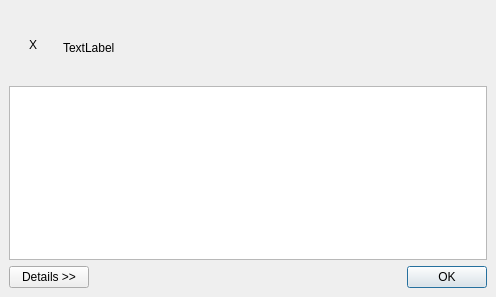
<?xml version="1.0" encoding="UTF-8"?>
<ui version="4.0">
 <class>ReaderErrorForm</class>
 <widget class="QDialog" name="ReaderErrorForm">
  <property name="geometry">
   <rect>
    <x>0</x>
    <y>0</y>
    <width>496</width>
    <height>297</height>
   </rect>
  </property>
  <property name="windowTitle">
   <string>Script Error</string>
  </property>
  <layout class="QVBoxLayout">
   <property name="spacing">
    <number>6</number>
   </property>
   <property name="leftMargin">
    <number>9</number>
   </property>
   <property name="topMargin">
    <number>9</number>
   </property>
   <property name="rightMargin">
    <number>9</number>
   </property>
   <property name="bottomMargin">
    <number>9</number>
   </property>
   <item>
    <widget class="QFrame" name="frame_2">
     <property name="frameShape">
      <enum>QFrame::NoFrame</enum>
     </property>
     <property name="frameShadow">
      <enum>QFrame::Raised</enum>
     </property>
     <layout class="QGridLayout">
      <property name="leftMargin">
       <number>0</number>
      </property>
      <property name="topMargin">
       <number>0</number>
      </property>
      <property name="rightMargin">
       <number>0</number>
      </property>
      <property name="bottomMargin">
       <number>0</number>
      </property>
      <property name="spacing">
       <number>6</number>
      </property>
      <item row="2" column="3">
       <spacer>
        <property name="orientation">
         <enum>Qt::Vertical</enum>
        </property>
        <property name="sizeType">
         <enum>QSizePolicy::Fixed</enum>
        </property>
        <property name="sizeHint" stdset="0">
         <size>
          <width>411</width>
          <height>20</height>
         </size>
        </property>
       </spacer>
      </item>
      <item row="0" column="3">
       <spacer>
        <property name="orientation">
         <enum>Qt::Vertical</enum>
        </property>
        <property name="sizeType">
         <enum>QSizePolicy::Fixed</enum>
        </property>
        <property name="sizeHint" stdset="0">
         <size>
          <width>411</width>
          <height>20</height>
         </size>
        </property>
       </spacer>
      </item>
      <item row="1" column="3">
       <widget class="QLabel" name="msg_label">
        <property name="text">
         <string>TextLabel</string>
        </property>
       </widget>
      </item>
      <item row="0" column="2" rowspan="3">
       <spacer>
        <property name="orientation">
         <enum>Qt::Horizontal</enum>
        </property>
        <property name="sizeType">
         <enum>QSizePolicy::Fixed</enum>
        </property>
        <property name="sizeHint" stdset="0">
         <size>
          <width>20</width>
          <height>71</height>
         </size>
        </property>
       </spacer>
      </item>
      <item row="0" column="1" rowspan="3">
       <widget class="QLabel" name="icon_label">
        <property name="sizePolicy">
         <sizepolicy hsizetype="Fixed" vsizetype="Preferred">
          <horstretch>0</horstretch>
          <verstretch>0</verstretch>
         </sizepolicy>
        </property>
        <property name="frameShape">
         <enum>QFrame::NoFrame</enum>
        </property>
        <property name="lineWidth">
         <number>0</number>
        </property>
        <property name="text">
         <string>X</string>
        </property>
       </widget>
      </item>
      <item row="0" column="0" rowspan="3">
       <spacer>
        <property name="orientation">
         <enum>Qt::Horizontal</enum>
        </property>
        <property name="sizeType">
         <enum>QSizePolicy::Fixed</enum>
        </property>
        <property name="sizeHint" stdset="0">
         <size>
          <width>20</width>
          <height>71</height>
         </size>
        </property>
       </spacer>
      </item>
     </layout>
    </widget>
   </item>
   <item>
    <widget class="QFrame" name="details_frame">
     <property name="frameShape">
      <enum>QFrame::NoFrame</enum>
     </property>
     <property name="frameShadow">
      <enum>QFrame::Raised</enum>
     </property>
     <layout class="QVBoxLayout">
      <property name="spacing">
       <number>6</number>
      </property>
      <property name="leftMargin">
       <number>0</number>
      </property>
      <property name="topMargin">
       <number>0</number>
      </property>
      <property name="rightMargin">
       <number>0</number>
      </property>
      <property name="bottomMargin">
       <number>0</number>
      </property>
      <item>
       <widget class="QTextBrowser" name="details_text">
        <property name="lineWrapMode">
         <enum>QTextEdit::NoWrap</enum>
        </property>
        <property name="html">
         <string>&lt;!DOCTYPE HTML PUBLIC &quot;-//W3C//DTD HTML 4.0//EN&quot; &quot;http://www.w3.org/TR/REC-html40/strict.dtd&quot;&gt;
&lt;html&gt;&lt;head&gt;&lt;meta name=&quot;qrichtext&quot; content=&quot;1&quot; /&gt;&lt;style type=&quot;text/css&quot;&gt;
p, li { white-space: pre-wrap; }
&lt;/style&gt;&lt;/head&gt;&lt;body style=&quot; font-family:'Ubuntu'; font-size:10pt; font-weight:400; font-style:normal;&quot;&gt;
&lt;p style=&quot;-qt-paragraph-type:empty; margin-top:0px; margin-bottom:0px; margin-left:0px; margin-right:0px; -qt-block-indent:0; text-indent:0px; font-family:'Liberation Mono';&quot;&gt;&lt;br /&gt;&lt;/p&gt;&lt;/body&gt;&lt;/html&gt;</string>
        </property>
       </widget>
      </item>
     </layout>
    </widget>
   </item>
   <item>
    <widget class="QFrame" name="frame">
     <property name="frameShape">
      <enum>QFrame::NoFrame</enum>
     </property>
     <property name="frameShadow">
      <enum>QFrame::Raised</enum>
     </property>
     <layout class="QHBoxLayout">
      <property name="spacing">
       <number>6</number>
      </property>
      <property name="leftMargin">
       <number>0</number>
      </property>
      <property name="topMargin">
       <number>0</number>
      </property>
      <property name="rightMargin">
       <number>0</number>
      </property>
      <property name="bottomMargin">
       <number>0</number>
      </property>
      <item>
       <widget class="QPushButton" name="details_pb">
        <property name="sizePolicy">
         <sizepolicy hsizetype="Minimum" vsizetype="Fixed">
          <horstretch>0</horstretch>
          <verstretch>0</verstretch>
         </sizepolicy>
        </property>
        <property name="text">
         <string> Details &gt;&gt; </string>
        </property>
       </widget>
      </item>
      <item>
       <spacer>
        <property name="orientation">
         <enum>Qt::Horizontal</enum>
        </property>
        <property name="sizeType">
         <enum>QSizePolicy::Expanding</enum>
        </property>
        <property name="sizeHint" stdset="0">
         <size>
          <width>341</width>
          <height>16</height>
         </size>
        </property>
       </spacer>
      </item>
      <item>
       <widget class="QPushButton" name="ok_button">
        <property name="text">
         <string>OK</string>
        </property>
        <property name="default">
         <bool>true</bool>
        </property>
       </widget>
      </item>
     </layout>
    </widget>
   </item>
  </layout>
 </widget>
 <layoutdefault spacing="6" margin="11"/>
 <resources/>
 <connections>
  <connection>
   <sender>ok_button</sender>
   <signal>clicked()</signal>
   <receiver>ReaderErrorForm</receiver>
   <slot>accept()</slot>
   <hints>
    <hint type="sourcelabel">
     <x>457</x>
     <y>330</y>
    </hint>
    <hint type="destinationlabel">
     <x>271</x>
     <y>177</y>
    </hint>
   </hints>
  </connection>
 </connections>
</ui>
